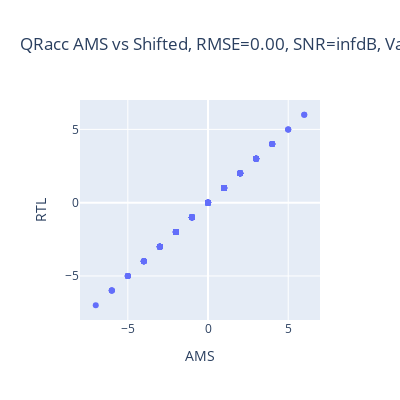

Notebook code cell kept with this figure:
### Markdown cell above
### Comparing AMS vs RTL simulations of QRAcc

### Code cell
ams = np.loadtxt('../tb/qracc/inputs/adc_out.txt')
rtl = np.loadtxt('../tb/qracc/inputs/adc_out_rtlsims.txt')

ams_df = df(ams)
rtl_df = df(rtl)

# ams_df['Row'] = ams_df.index
# rtl_df['Row'] = rtl_df.index

ams_df = ams_df.melt(
    ignore_index=False,
    var_name='Column',
    value_name='ADC_OUT_AMS',
)
rtl_df = rtl_df.melt(
    ignore_index=False,
    var_name='Column',
    value_name='ADC_OUT_RTL',
)
ams_df['Row'] = ams_df.index
rtl_df['Row'] = rtl_df.index
# Join the two dataframes
adc_df = pd.merge(ams_df, rtl_df)

rtl_fp = rtl.flatten()/2**3
ams_fp = ams.flatten()/2**3

err =   rtl_fp - ams_fp
snr = 20*np.log(np.var(rtl_fp) / np.var(err))
var_err = np.var(err)
var_rtl = np.var(rtl_fp)

rmse = np.sqrt(np.mean((rtl.flatten() - ams.flatten())**2))
print(f'AMS vs Shifted, RMSE={rmse:.2f}, SNR={snr:.2f}dB, var_err={var_err:.2e}, var_yo={var_rtl:.2e}')
fig = px.scatter(adc_df, x='ADC_OUT_AMS', y='ADC_OUT_RTL', width=400, height=400, title=f'QRacc AMS vs Shifted, RMSE={rmse:.2f}, SNR={snr:.2f}dB, Var_err={var_err:.2f}, Var_rtl={var_rtl:.2f}', labels={'ADC_OUT_AMS':'AMS','ADC_OUT_RTL':'RTL'})
fig.show()
fig.write_image('../images/rtl_vs_ams.svg')

### Figure 1 — Plotly figure (JSON) as saved in the notebook; plotly's stock layout.template omitted (floating-point values rounded to 4 significant figures; data arrays with more than 128 entries replaced by an {"elided": "..."} marker saying what was removed)
{"data": [{"hovertemplate": "AMS=%{x}<br>RTL=%{y}<extra></extra>", "legendgroup": "", "marker": {"color": "#636efa", "symbol": "circle"}, "mode": "markers", "name": "", "orientation": "v", "showlegend": false, "type": "scatter", "x": {"elided": "320 int values"}, "xaxis": "x", "y": {"elided": "320 int values"}, "yaxis": "y"}], "layout": {"height": 400, "legend": {"tracegroupgap": 0}, "title": {"text": "QRacc AMS vs Shifted, RMSE=0.00, SNR=infdB, Var_err=0.00, Var_rtl=0.08"}, "width": 400, "xaxis": {"anchor": "y", "domain": [0, 1], "title": {"text": "AMS"}}, "yaxis": {"anchor": "x", "domain": [0, 1], "title": {"text": "RTL"}}}}
